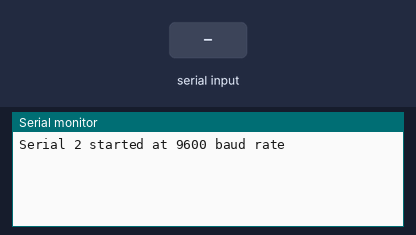
Bench run of a sketch on a simulated ESP32. Shown: the last lines printed to the serial monitor. Inputs (shaded band) come from the test bench. EEPROM starts erased.

Above: at 3.8 s.
3.9 s: "1\n" received over the second serial link
At 4.6 s:
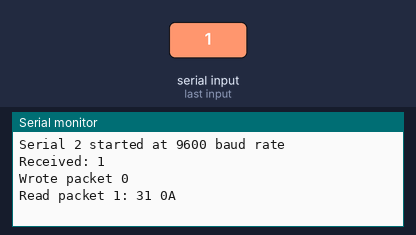
5.5 s: "0\n" received over the second serial link
At 6.8 s:
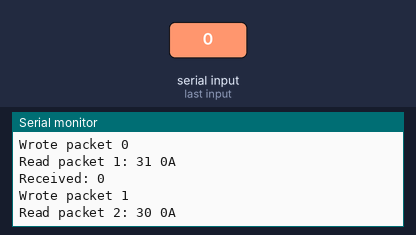
7.0 s: "2\n" received over the second serial link
At 8.1 s:
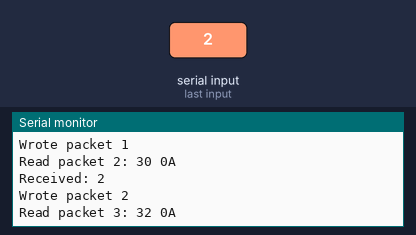

Measured:
- after the input at 3.9 s, the serial monitor: prints a new line after 0.10 s (image 1)
- after the input at 5.5 s, the serial monitor: prints a new line after 0.50 s (image 2)
- after the input at 7.0 s, the serial monitor: prints a new line at once (image 3)

The sketch:

toddlerMash.ino
```cpp
#include <Arduino.h>
#include <Preferences.h>

#define RXD2 16
#define TXD2 17

#define RRC3_BAUD 9600

#define PACKET_SIZE 32
#define NUM_PACKETS 16

HardwareSerial rrc3Serial(2);
Preferences preferences;

void setup() {
  Serial.begin(9600);
  while (!Serial) {
    ; // wait for serial port to connect
  }

  rrc3Serial.flush();
  pinMode(RXD2, GPIO_PULLDOWN_ENABLE);

  rrc3Serial.begin(RRC3_BAUD, SERIAL_8N1, RXD2, TXD2, false, 100);
  Serial.println("Serial 2 started at 9600 baud rate");

  preferences.begin("myApp", false);
}

void loop() {
  static int packetCount = 0;
  static unsigned long lastPacketTime = 0;
  const unsigned long packetInterval = 1000; // 1 second interval

  if (millis() - lastPacketTime >= packetInterval) {
    lastPacketTime = millis();

    String gpsData = "";
    while (rrc3Serial.available()) {
      char incomingByte = rrc3Serial.read();
      if ((int)incomingByte == 13) {
        break; // End of packet
      }
      gpsData += incomingByte;
    }

    if (!gpsData.isEmpty()) {
      Serial.println("Received: " + gpsData);

      // Write packet to flash memory
      char key[10];
      snprintf(key, sizeof(key), "packet_%d", packetCount % NUM_PACKETS);
      preferences.putBytes(key, gpsData.c_str(), min(PACKET_SIZE, static_cast<int>(gpsData.length())));
      Serial.printf("Wrote packet %d\n", packetCount % NUM_PACKETS);
      packetCount++;

      // Read and print the last stored packet
      uint8_t packet[PACKET_SIZE];
      size_t readBytes = preferences.getBytes(key, packet, PACKET_SIZE);

      if (readBytes > 0) {
        Serial.printf("Read packet %d: ", packetCount % NUM_PACKETS);
        for (int j = 0; j < readBytes; j++) {
          Serial.printf("%02X ", packet[j]);
        }
        Serial.println();
      } else {
        Serial.printf("Failed to read packet %d\n", packetCount % NUM_PACKETS);
      }
    }
  }
}
```
